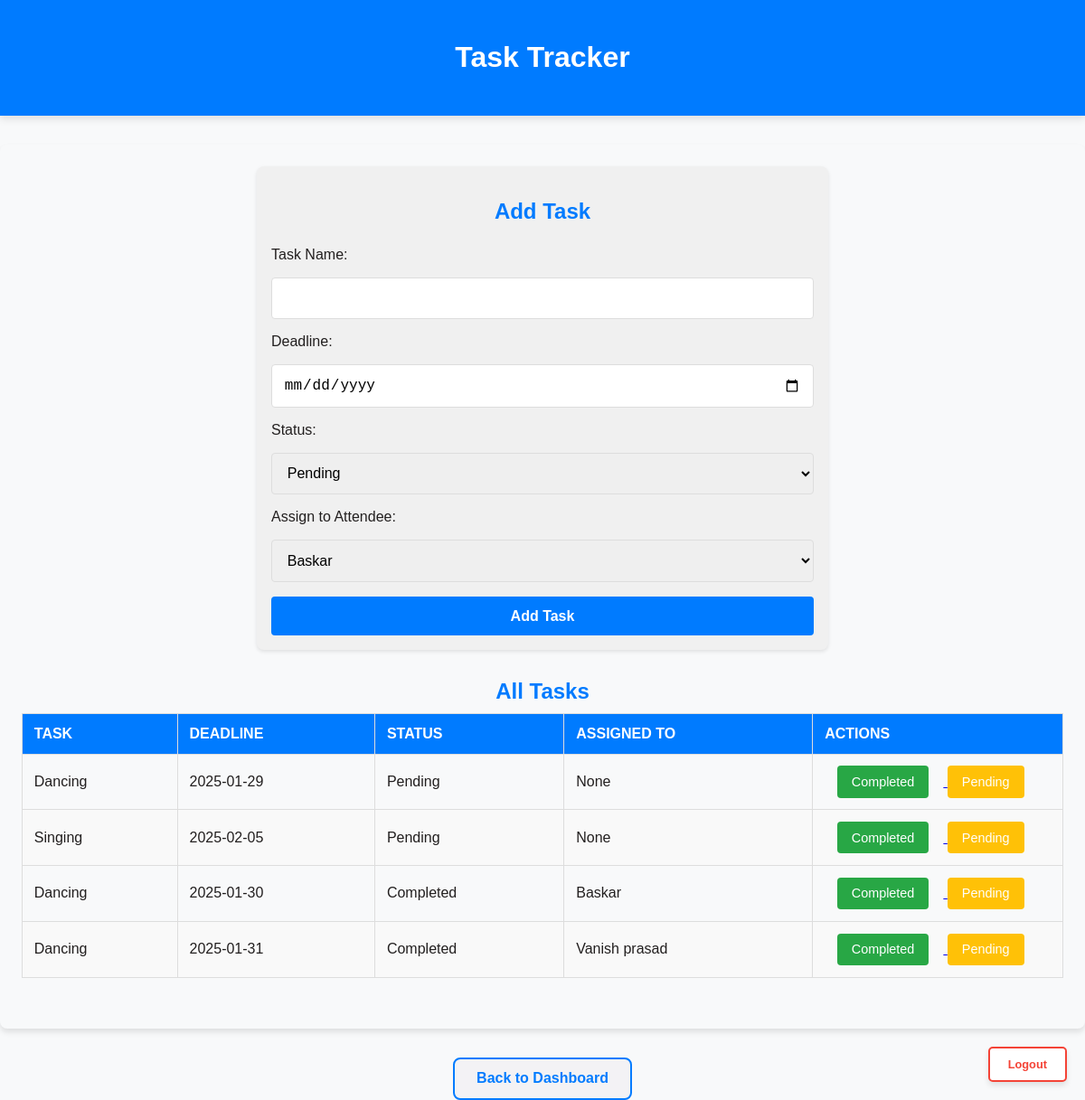
Page /tasks (signed in) on the committed database.
### tables this page shows
CREATE TABLE tasks (
        id INTEGER PRIMARY KEY AUTOINCREMENT,
        name TEXT NOT NULL,
        deadline TEXT NOT NULL,
        status TEXT CHECK(status IN ('Pending', 'Completed')) DEFAULT 'Pending',
        attendee_id INTEGER,
        FOREIGN KEY(attendee_id) REFERENCES attendees(id)
    );

CREATE TABLE attendees (
        id INTEGER PRIMARY KEY AUTOINCREMENT,
        name TEXT NOT NULL,
        event_id INTEGER,
        FOREIGN KEY(event_id) REFERENCES events(id)
    );

### app.py (the view, shortened to what this page needs)
@app.route("/tasks", methods=['GET', 'POST'])
def tasks_page():
    if 'logged_in' not in session:
        return redirect(url_for('login'))
    conn = sqlite3.connect("dashboard.db")
    c = conn.cursor()
    c.execute("SELECT t.id, t.name, t.deadline, t.status, a.name FROM tasks t LEFT JOIN attendees a ON t.attendee_id = a.id")
    tasks = [{'id': row[0], 'name': row[1], 'deadline': row[2], 'status': row[3], 'attendee_name': row[4]} for row in c.fetchall()]
    c.execute("SELECT id, name FROM attendees")
    attendees = [{'id': row[0], 'name': row[1]} for row in c.fetchall()]
    conn.close()
    return render_template("Tasks.html", tasks=tasks, attendees=attendees)

### templates/Tasks.html (shortened to what this page needs)
<!DOCTYPE html>
<html lang="en">
<head>
    <link rel="stylesheet" href="/static/Tasks.css">
</head>
<body>
    <header>
        <h1>Task Tracker</h1>
    </header>
    <main>
        <form method="POST" action="{{ url_for('tasks_page') }}" class="task-form">
            <h2>Add Task</h2>
            <label for="name">Task Name:</label>
            <input type="text" name="name" id="name" required>
            <label for="deadline">Deadline:</label>
            <input type="date" name="deadline" id="deadline" required>
            <label for="status">Status:</label>
            <select name="status" id="status">
                <option value="Pending">Pending</option>
            </select>
            <label for="attendee">Assign to Attendee:</label>
            <select name="attendee_id" id="attendee">
                {% for attendee in attendees %}
                <option value="{{ attendee.id }}">{{ attendee.name }}</option>
                {% endfor %}
            </select>
            <button type="submit">Add Task</button>
        </form>
        <h2>All Tasks</h2>
        <table>
            <thead>
                <tr>
                    <th>Task</th>
                    <th>Deadline</th>
                    <th>Status</th>
                    <th>Assigned To</th>
                    <th>Actions</th>
                </tr>
            </thead>
            <tbody>
                {% for task in tasks %}
                <tr>
                    <td>{{ task.name }}</td>
                    <td>{{ task.deadline }}</td>
                    <td>{{ task.status }}</td>
                    <td>{{ task.attendee_name }}</td>
                    <td>
                        <a href="{{ url_for('update_task_status', task_id=task.id, status='Completed') }}">
                            <button class="completed-btn"> Completed</button>
                        </a>
                        <a href="{{ url_for('update_task_status', task_id=task.id, status='Pending') }}">
                            <button class="pending-btn"> Pending</button>
                        </a>
                    </td>
                </tr>
                {% endfor %}
            </tbody>
        </table>
    </main>
    <footer>
        <a href="{{ url_for('home_page') }}">
            <button class="back-btn">Back to Dashboard</button>
        </a>
        <a id="logout" href="{{ url_for('logout') }}">Logout</a>
    </footer>
</body>
</html>

### static/Tasks.css (style rules this page uses)
body { font-family: 'Arial', sans-serif; background-color: #f8f9fa; margin: 0; padding: 0; color: #221f1f; transition: background-color 0.5s ease-in-out; }
header { background-color: #007bff; color: white; text-align: center; padding: 1.5rem 0; box-shadow: 0 4px 8px rgba(0, 0, 0, 0.1); opacity: 0; animation: fadeIn 1s ease-out forwards; }
main { max-width: 1200px; margin: 2rem auto; padding: 1.5rem; background-color: #f8f9fa; border-radius: 8px; box-shadow: 0 4px 6px rgba(0, 0, 0, 0.1); opacity: 0; animation: fadeIn 1s ease-out forwards 0.5s; }
h2 { color: #007bff; margin-bottom: 0.6rem; text-align: center; }
.task-form { display: flex; flex-direction: column; gap: 1rem; margin-bottom: 2rem; background-color:#f0f0f0; padding: 1rem; border-radius: 8px; box-shadow: 0 2px 4px rgba(0, 0, 0, 0.1); max-width: 600px; margin-left: auto; margin-right: auto; opacity: 0; animation: fadeIn 1s ease-out forwards 1s; }
.task-form input, .task-form select, .task-form button { font-size: 1rem; padding: 0.8rem; border: 1px solid #ddd; border-radius: 4px; outline: none; transition: border-color 0.3s ease, box-shadow 0.3s ease, transform 0.3s ease; }
.task-form button { background-color: #007bff; color: white; border: none; cursor: pointer; font-weight: bold; transition: background-color 0.3s ease, transform 0.2s ease, box-shadow 0.3s ease; }
table { width: 100%; border-collapse: collapse; margin-bottom: 2rem; opacity: 0; animation: fadeIn 1s ease-out forwards 1.5s; }
table th, table td { border: 1px solid #ddd; text-align: left; padding: 0.8rem; font-size: 1rem; }
table th { background-color: #007bff; color: white; font-weight: bold; text-transform: uppercase; }
table tr:nth-child(even) { background-color: #f9f9f9; }
table td:nth-child(5) { width: 250px; text-align: center; }
.completed-btn, .pending-btn { font-size: 0.9rem; padding: 0.6rem 1rem; border: none; border-radius: 4px; cursor: pointer; transition: background-color 0.3s ease, transform 0.2s ease, box-shadow 0.2s ease; margin-right: 1rem; opacity: 0; animation: fadeIn 1s ease-out forwards 2s; }
.completed-btn { background-color: #28a745; color: white; }
.pending-btn { background-color: #ffc107; color: white; }
footer { text-align: center; margin-top: 1rem; opacity: 0; animation: fadeIn 1s ease-out forwards 2.5s; }
footer .back-btn { font-size: 1rem; padding: 0.8rem 1.5rem; background-color: #f3f2f5; color: rgb(0, 123, 255); border: 2px solid #007bff; border-radius: 8px; cursor: pointer; font-weight: bold; transition: background-color 0.3s ease, transform 0.2s ease; }
#logout { position: fixed; bottom: 20px; right: 20px; padding: 10px 20px; font-size: 0.8rem; font-weight: bold; color: #f44336; background-color: white; border: 2px solid #f44336; border-radius: 5px; text-decoration: none; box-shadow: 0 4px 6px rgba(0, 0, 0, 0.1); transition: background-color 0.3s ease, transform 0.2s ease; }

### rows in the picture
tasks: name "Dancing", deadline "2025-01-29", status "Pending", attendee_name "None"
tasks: name "Singing", deadline "2025-02-05", status "Pending", attendee_name "None"
tasks: name "Dancing", deadline "2025-01-30", status "Completed", attendee_name "Baskar"
tasks: name "Dancing", deadline "2025-01-31", status "Completed", attendee_name "Vanish prasad"

### other values in the picture
form field attendee_id "Baskar"
